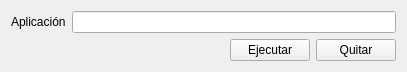
<?xml version="1.0" encoding="UTF-8"?>
<ui version="4.0">
 <class>Widget</class>
 <widget class="QWidget" name="Widget">
  <property name="geometry">
   <rect>
    <x>0</x>
    <y>0</y>
    <width>407</width>
    <height>71</height>
   </rect>
  </property>
  <property name="windowTitle">
   <string>Widget</string>
  </property>
  <layout class="QVBoxLayout" name="verticalLayout">
   <item>
    <layout class="QHBoxLayout" name="horizontalLayout">
     <item>
      <widget class="QLabel" name="label">
       <property name="text">
        <string>Aplicación</string>
       </property>
      </widget>
     </item>
     <item>
      <widget class="QLineEdit" name="aplicacionLineEdit"/>
     </item>
    </layout>
   </item>
   <item>
    <layout class="QHBoxLayout" name="horizontalLayout_2">
     <item>
      <spacer name="horizontalSpacer">
       <property name="orientation">
        <enum>Qt::Horizontal</enum>
       </property>
       <property name="sizeHint" stdset="0">
        <size>
         <width>40</width>
         <height>20</height>
        </size>
       </property>
      </spacer>
     </item>
     <item>
      <widget class="QPushButton" name="ejecutarPushButton">
       <property name="text">
        <string>Ejecutar</string>
       </property>
      </widget>
     </item>
     <item>
      <widget class="QPushButton" name="quitarPushButton">
       <property name="text">
        <string>Quitar</string>
       </property>
      </widget>
     </item>
    </layout>
   </item>
  </layout>
 </widget>
 <layoutdefault spacing="6" margin="11"/>
 <resources/>
 <connections/>
</ui>
